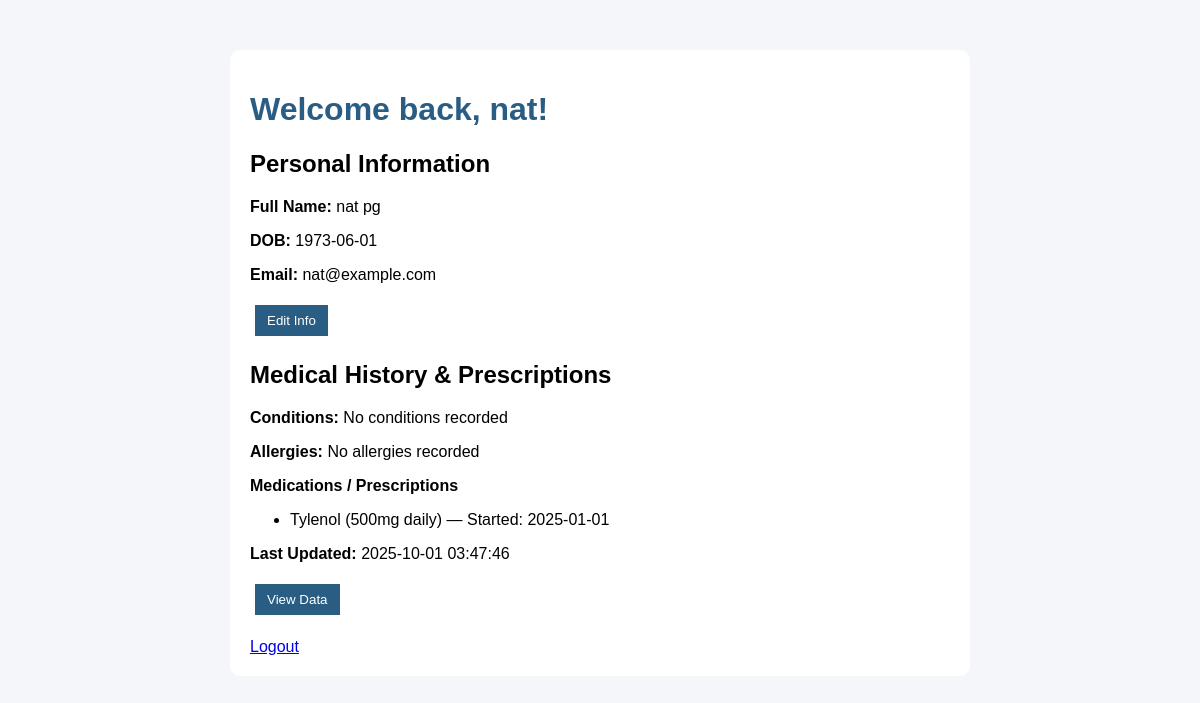
Screenshot of /patient/view_records.php (signed in) with the database file from the repository.
### tables this page shows
CREATE TABLE PATIENT_INFO (
    patient_id INT AUTO_INCREMENT PRIMARY KEY,
    first_name VARCHAR(50) NOT NULL,
    last_name VARCHAR(50) NOT NULL,
    date_of_birth DATE,
    gender VARCHAR(20),
    phone_number VARCHAR(20),
    contact_email VARCHAR(100) UNIQUE,
    address VARCHAR(200),
    emergency_contact_name VARCHAR(100),
    emergency_contact_number VARCHAR(20),
    marital_status ENUM('Single', 'Married', 'Divorced', 'Widowed','Seperated'),
    ethnicity VARCHAR(50)
     
);

CREATE TABLE PATIENT_MEDICATIONS (
    med_id INT AUTO_INCREMENT PRIMARY KEY,
    patient_id INT NOT NULL,
    medication_name VARCHAR(100) NOT NULL,
    start_date DATE,
    end_date DATE,
    dosage VARCHAR(50),
    FOREIGN KEY (patient_id) REFERENCES PATIENT_INFO(patient_id)
);

CREATE TABLE PREEXISTING_MEDICAL_HISTORY (
    history_id INT AUTO_INCREMENT PRIMARY KEY,
    patient_id INT,
    conditions TEXT,
    allergies TEXT,
    family_history TEXT,
    surgeries TEXT,
    social_history TEXT,
    activity_level TEXT,
    serious_illnesses TEXT,
    serious_injuries TEXT,
    other_info TEXT,
    last_time_updated DATETIME,
    FOREIGN KEY (patient_id) REFERENCES PATIENT_INFO(patient_id)
);

### patient/view_records.php (the view, shortened to what this page needs)
<?php
include '../includes/db.php';
$patient_id = $_SESSION['user_id'];
$sql = "SELECT * FROM PATIENT_INFO WHERE patient_id='$patient_id'";
$result = $conn->query($sql);
$patient = $result->fetch_assoc();
$sql_history = "SELECT * FROM PREEXISTING_MEDICAL_HISTORY WHERE patient_id='$patient_id'";
$history_result = $conn->query($sql_history);
$history = $history_result->fetch_assoc();
$med_stmt = $conn->prepare("SELECT medication_name, dosage, start_date FROM PATIENT_MEDICATIONS WHERE patient_id = ?");
$med_stmt->bind_param("i", $patient_id);
$med_stmt->execute();
$medications_result = $med_stmt->get_result();
$medications = $medications_result->fetch_all(MYSQLI_ASSOC);
?>
<!DOCTYPE html>
<html>
<head>
    <link rel="stylesheet" href="../css/styles.css">
</head>
<body>
    <div class="records-container">
        <h1>Welcome back, <?php echo htmlspecialchars($patient['first_name']); ?>!</h1>
        <h2>Personal Information</h2>
        <p><strong>Full Name:</strong> <?php echo htmlspecialchars($patient['first_name']." ".$patient['last_name']); ?></p>
        <p><strong>DOB:</strong> <?php echo htmlspecialchars($patient['date_of_birth']); ?></p>
        <p><strong>Email:</strong> <?php echo htmlspecialchars($patient['contact_email']); ?></p>
        <form action="edit_record.php" method="get" style="display:inline;">
            <button type="submit">Edit Info</button>
        </form>
        <h2>Medical History & Prescriptions</h2>
        <?php if($history): ?>
            <p><strong>Conditions:</strong>
                <?php echo !empty($history['conditions']) ? htmlspecialchars($history['conditions']) : "No conditions recorded"; ?>
            </p>
            <p><strong>Allergies:</strong>
                <?php echo !empty($history['allergies']) ? htmlspecialchars($history['allergies']) : "No allergies recorded"; ?>
            </p>
            <p><strong>Medications / Prescriptions</strong>
            <?php if (!empty($medications)): ?>
                <ul>
                    <?php foreach ($medications as $med): ?>
                        <li>
                            <?php echo htmlspecialchars($med['medication_name']); ?>
                            (<?php echo htmlspecialchars($med['dosage']); ?>)
                            — Started: <?php echo htmlspecialchars($med['start_date']); ?>
                        </li>
                    <?php endforeach; ?>
                </ul>
            <?php else: ?>
                <p>No medications or prescriptions recorded</p>
            <?php endif; ?>
            <p><strong>Last Updated:</strong>
                <?php echo !empty($history['last_time_updated']) ? htmlspecialchars($history['last_time_updated']) : "Not updated yet"; ?>
            </p>
        <?php else: ?>
            <p>No medical history available. Please update your info.</p>
        <?php endif; ?>
        <form action="download_data.php" method="get" style="display:inline;">
            <button type="submit">View Data</button>
        </form>
        <br><br>
        <a href="../logout.php">Logout</a>
    </div>
</body>
</html>

### css/styles.css (style rules this page uses)
body { font-family: Arial, sans-serif; margin: 20px; background: #f4f6f9; }
h1 { color: #2a5d84; }
button { background: #2a5d84; color: white; padding: 8px 12px; border: none; cursor: pointer; }
.records-container { width: 700px; margin: 50px auto; background: #fff; padding: 20px; border-radius: 10px; }
.records-container button { margin: 5px; background: #2a5d84; color: white; padding: 8px 12px; border: none; cursor: pointer; }

### rows the page displays
patient_info: first_name "nat", first_name+last_name "nat pg", date_of_birth "1973-06-01", contact_email "nat@example.com"
patient_medications: medication_name "Tylenol", dosage "500mg daily", start_date "2025-01-01"
preexisting_medical_history: last_time_updated "2025-10-01 03:47:46"
